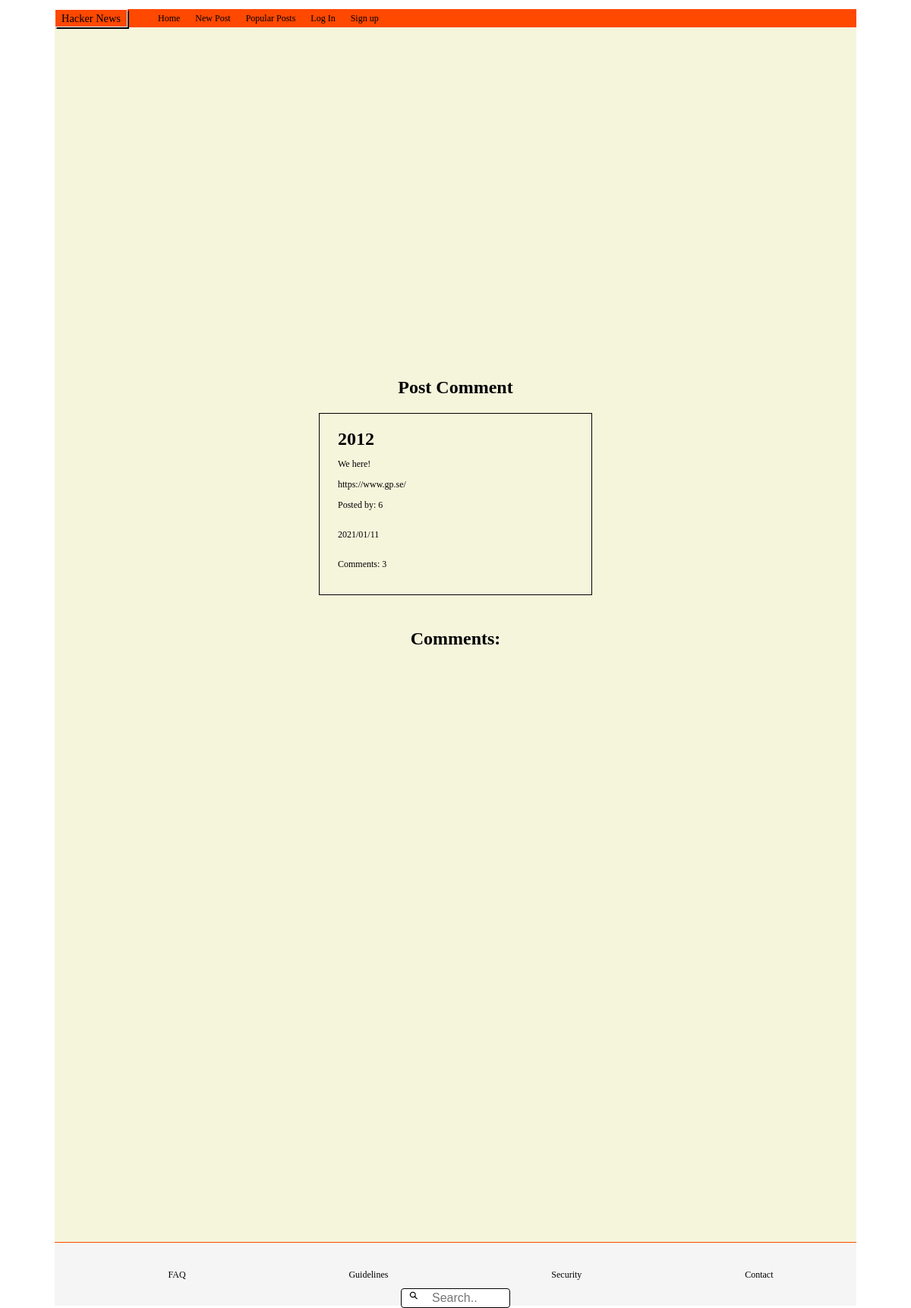
The app's page /comments.php?id=8 with its own data.
### tables this page shows
CREATE TABLE Posts (
	id integer PRIMARY KEY AUTOINCREMENT,
	title string,
	description string,
	post_url varchar,
	post_date datetime,
	user_id varchar,
	user_username varchar
);

### web/functions/postsFunction.php (called while the page is built, shortened)
<?php
function getPostbyId($pdo, $postId)
{
    $statement = $pdo->prepare("SELECT * FROM Posts WHERE id = :postId");
    $statement->bindParam(':postId', $postId);
    $statement->execute();
    $post = $statement->fetch(PDO::FETCH_ASSOC);
    return $post;
}

### web/functions/commentsFunction.php (called while the page is built, shortened)
<?php
function countComments($pdo, $postId)
{
    $statement = $pdo->prepare('SELECT COUNT(*) FROM Comments WHERE post_id = :postId');
    $statement->bindParam(':postId', $postId, PDO::PARAM_INT);
    $statement->execute();
    $comments = $statement->fetch(PDO::FETCH_ASSOC);
    return $comments['COUNT(*)'];
}

### comments.php (the view, shortened to what this page needs)
<?php require __DIR__ . '/homepage/header.php'; ?>
<?php require __DIR__ . '/homepage/navbar.php'; ?>
<?php
if (isset($_GET['id'])) {
    $postId = $_GET['id'];
    $post = getPostbyId($pdo, $postId);
    $countComments = countComments($pdo, $postId);
} ?>
<section class="comment_form">
    <h1 class="comment_title">Post Comment</h1>
    <div class="post_info">
        <h2 class="post_title"> <?php echo $post['title']; ?> </h2>
        <p class="post_description"> <?php echo $post['description']; ?> </p>
        <a href="<?php echo $post['post_url'] ?> "> <?php echo $post['post_url']; ?> </a>
        <p> Posted by: <?php echo $post['user_id']; ?> </p>
        <p> <?php echo $post['post_date']; ?> </p>
        <p> Comments: <?php echo $countComments; ?> </p>
    </div>
    <h2 class="comment_user_title">Comments:</h2>
</section>
<?php require __DIR__ . '/homepage/footer.php'; ?>

### css assests/index.css (style rules this page uses)
* { box-sizing: border-box; font-size: 12px; }
body { height: 100vh; margin: 0; padding-top: 1rem; padding-left: 6rem; padding-right: 6rem; }

### css assests/navBar.css (style rules this page uses)
a { text-decoration: none; color: black; }

### css assests/profile.css (style rules this page uses)
.post_title { font-size: 2rem; margin: 0; }

### css assests/comments.css (style rules this page uses)
.comment_form { height: 200vh; background-color: beige; display: flex; justify-content: center; align-items: center; flex-direction: column; }
.post_info { height: 20rem; border: solid 1px black; display: flex; flex-direction: column; justify-content: center; padding: 2rem; margin-bottom: 2rem; width: 30rem; }
.comment_title { font-size: 2rem; display: flex; justify-content: center; align-items: center; margin-top: -25rem; }
.comment_user_title { font-size: 2rem; }

### records on screen
posts: title "2012", description "We here!", post_url "https://www.gp.se/", user "6", post_date "2021/01/11"

### other values on screen
$countComments "3"
